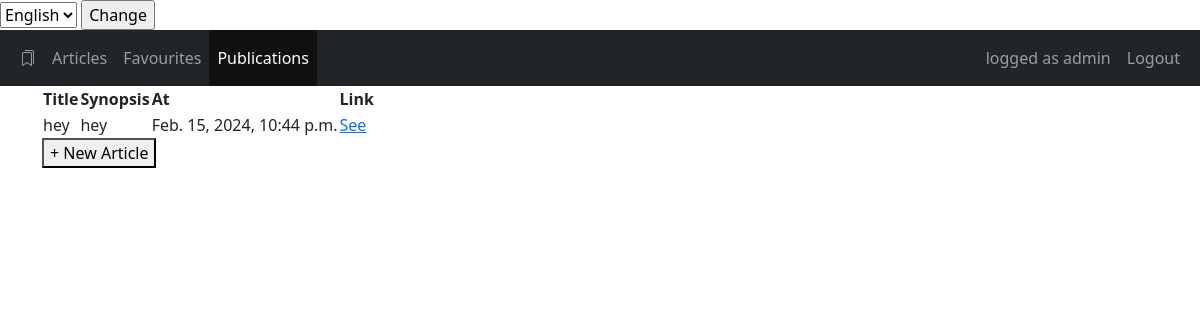
/publications (signed in), run on the app's committed database.
### blog/models.py (models this page shows, shortened)
class Article(models.Model):
    title = models.CharField(max_length=64)
    author = models.ForeignKey(User, on_delete=models.CASCADE)
    created = models.DateTimeField(auto_now_add=True)
    synopsis = models.CharField(max_length=312)
    content = models.TextField()

### blog/views.py (the view)
# urls.py: path("publications", views.PubView.as_view(), name="pub"),
class PubView(LoginRequiredMixin, generic.ListView):
    model = Article
    template_name = "blog/pub_list.html"
    login_url = "blog:login"
    def get_queryset(self):
        return Article.objects.filter(author=self.request.user)

### blog/templates/blog/pub_list.html
{% extends "blog/base.html" %}
{% block content %}
<table>
    <tr>
        <th>Title</th>
        <th>Synopsis</th>
        <th>At</th>
        <th>Link</th>
    </tr>
    {% for a in article_list %}
    <tr>
        <td>{{ a.title }}</td>
        <td>{{ a.synopsis }}</td>
        <td>{{ a.created }}</td>
        <td><a href="{% url 'blog:article' a.id %}">See</a></td>
    </tr>
    {% endfor %}
</table>
<a href="{% url 'blog:create' %}"><button>+ New Article</button></a>
{% endblock %}

### blog/templates/blog/base.html (shortened to what this page needs)
{% load i18n %}
<!doctype html>
<html lang="en-US">
<head>
  <link href="https://cdn.jsdelivr.net/npm/bootstrap@5.3.2/dist/css/bootstrap.min.css" rel="stylesheet"
>
  <link rel="stylesheet" href="https://cdn.jsdelivr.net/npm/bootstrap-icons@1.11.3/font/bootstrap-icons.min.css">
</head>
<body>
  <div>
    <form action="{% url 'set_language' %}" method="post">
      <select name="language">
        {% get_current_language as LANGUAGE_CODE %}
        {% get_available_languages as LANGUAGES %}
        {% for lang in LANGUAGES %}
        <option value="{{ lang.0 }}" {% if lang.0 == LANGUAGE_CODE %} selected {% endif %}>
          {{ lang.1 }}
        </option>
        {% endfor %}
      </select>
      <input type="submit" value="Change">
    </form>
  </div>
  <nav class="navbar p-0 navbar-expand-lg navbar-dark bg-dark">
    <div class="container-fluid">
      <div class="justify-content-between collapse navbar-collapse" id="navbarNav">
        <ul class="navbar-nav">
          <li class="nav-item">
            <a class="nav-link" href="{% url 'blog:home' %}"><i class="bi bi-bookmarks"></i></a>
          </li>
          <li class="nav-item ">
            <a class="nav-link" href="{% url 'blog:articles' %}">{% translate 'Articles' %}</a>
          </li>
          {% if request.user.is_authenticated %}
          <li class="nav-item">
            <a class="nav-link" href="{% url 'blog:favourites' %}">{% translate 'Favourites' %}</a>
          </li>
          <li class="nav-item">
            <a class="nav-link" href="{% url 'blog:pub' %}">{% translate 'Publications' %}</a>
          </li>
        </ul>
        <ul class="navbar-nav">
          <li class="nav-item">
            <span class="nav-link">{% translate 'logged as' %} {{ request.user.username }}</span>
          </li>
          <li class="nav-item">
            <form class="form-inline" method="post" action="{% url 'blog:logout' %}">
              <input class="nav-link" type="submit" value="{% translate 'Logout' %}">
            </form>
          </li>
        </ul>
        {% endif %}
      </div>
    </div>
  </nav>
  <div class="container">
    {% block content %}{% endblock %}
  </div>
</body>
</html>

### blog/templates/blog/base.html (style rules this page uses)
.active { background-color: #111; }
.nav-link { padding: 1rem 1rem; }

### data on the page
Article: title "hey", synopsis "hey", created "Feb. 15, 2024, 10:44 p.m."

### other printed values
{{ request.user.username }} "admin"
form field language "English"
